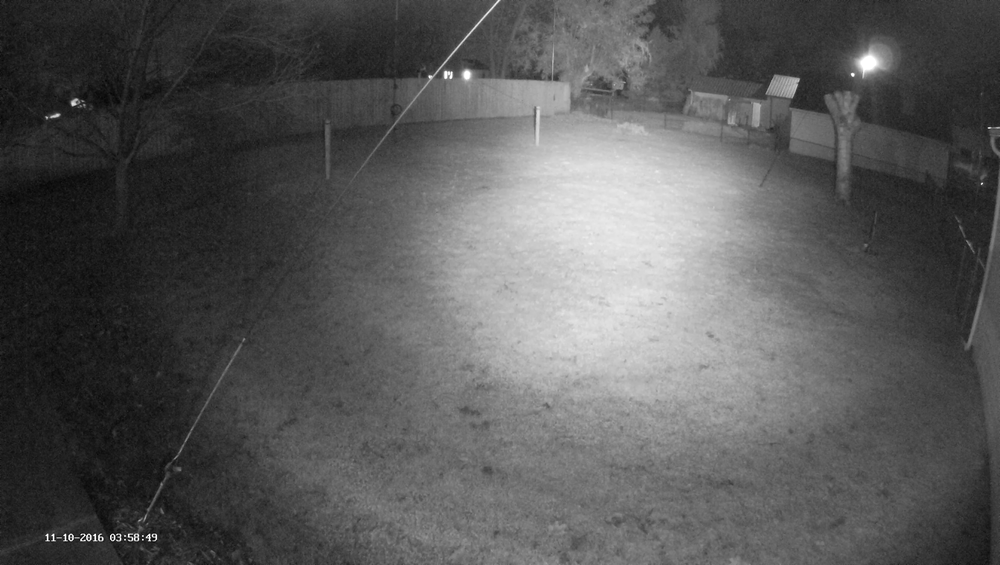
#> input picture test/1.png, 1000 x 565 px, shrunk from 2688 x 1520 before the run
$ python allFunc.py
#> lines starting #> are read from the running program, lines starting #| are printed output that depends on the picture; long printed decimals are rounded
import numpy as np
import matplotlib.pyplot as plt
import matplotlib.image as mpimg
import math
import cv2
from PIL import Image
import numpy as np
import matplotlib.pyplot as plt
from PIL import Image


def co_occurrence_matrix(img):

    # Convert the image to a NumPy array
    pixel_array = np.array(img)

    # Reshape the 1D array to a 2D array
    height, width = img.size
    pixArr = pixel_array

    # Verify the shape of the 2D array
    print("Reshaped Shape:", pixArr.shape)

    COoccurrenceMatrix = np.zeros((256, 256), dtype=np.uint32)


    for x in range(pixArr.shape[0]):
        for y in range(pixArr.shape[1]):
            if x + 1 < pixArr.shape[0]:
                val1 = pixArr[x][y]
                val2 = pixArr[x + 1][y]
                COoccurrenceMatrix[val1][val2] += 1

    return COoccurrenceMatrix

def contrast(matrix):
  i=0
  j=0
  first=0
  second=0
  for i in range(255):
    for j in range(255):
      first+=matrix[i][j]* abs(i-j)
  for i in range(255):
    for j in range(255):
     second+= abs(i-j)

  contrast = first/second
  return contrast

#------------------------------------------------------------------------------------------------

def calculate_histogram(image_array):

    histogram = [0] * 256

    for i in range(len(image_array)):
        for j in range(len(image_array[0])):
            pixel_value = image_array[i][j]
            histogram[pixel_value] += 1

    return histogram


def calculate_cumulative_histogram(histogram):
    cumulative_histogram = [0] * len(histogram)
    cumulative_histogram[0] = histogram[0]

    for i in range(1, len(histogram)):
        cumulative_histogram[i] = cumulative_histogram[i - 1] + histogram[i]

    return cumulative_histogram


def get_color_at_percentage(cumulative_histogram, percentage):
    total_pixels = cumulative_histogram[-1]
    target_value = percentage * total_pixels / 100

    for i in range(len(cumulative_histogram)):
        if cumulative_histogram[i] >= target_value:
            lower_index = i
            break

    for i in range(len(cumulative_histogram) - 1, -1, -1):
        if cumulative_histogram[i] <= (total_pixels - target_value):
            upper_index = i
            break


    lower_intensity = lower_index
    upper_intensity = upper_index

    return lower_intensity, upper_intensity

#------------------------------------------------------------------------------------------------
# [45 lines left out: functions StretchContrast, EqualizeHistogram, not called in this run]


def GrayScaleTransformation(img, x1, x2, y1, y2):

    if x1 >= x2 or y1 >= y2:
        print("Error: x1 must be less than x2 and y1 must be less than y2")
        return img

    for i in range(len(img)):
        for j in range (len(img[i])):
            pixel_value = img[i][j]
            if pixel_value < x1:
                img[i][j] = int (pixel_value * (y1/x1))
            elif x1 <= pixel_value <= x2:
                img[i][j] = int(((pixel_value - x1) * ((y2-y1)/(x2-x1))) + y1)
            else:
                img[i][j] = int(((pixel_value - x2) * ((255-y2)/(255-x2))) + y2)

    return img
#------------------------------------------------------------------------------------------------
#main function
if __name__ == "__main__":

    # Enter the image path
    image_path = "test/1.png"

    im = Image.open(image_path)
#> im is the input picture: PIL image 1000x565 L; min 0, max 255, mean 88.2
    gray_scale = im.convert("L")
    image_array = [[gray_scale.getpixel((i, j)) for j in range(im.size[1])] for i in range(im.size[0])]
#> image_array = 1000 items

    #Calculate the co-occurrence matrix
    co_occurrence_matrix = co_occurrence_matrix(im)
#| Reshaped Shape: (565, 1000)
#> after the loop in co_occurrence_matrix, `for x in range(pixArr.shape[0]):`:
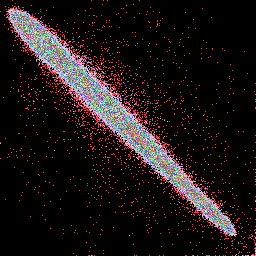
#> COoccurrenceMatrix: shape (256, 256) uint32; 537 distinct labels, from 0 to 673; one colour per label, 0 black
    print("Co-Occurrence matrix of the test image: ")
    print(co_occurrence_matrix)
#> (printed output is left out)

    #Calculate the contrast of the co-occurrence matrix
    contrast = contrast(co_occurrence_matrix)
#> after the loop in contrast, `for i in range(255):`: first = 1982759
#> in contrast, `contrast = first/second`: contrast = 0.359
#> contrast = 0.359
    print("Contrast of the co-occurrence matrix: ")
    print(contrast)
#| 0.3587

    #Calculate the histogram
    histogram = calculate_histogram(image_array)
#> after the loop in calculate_histogram, `for i in range(len(image_array)):`: histogram = 256 values, max 6483 at index 32, min 0 at index 1, mean 2207
    #print("Histogram (1D array):", histogram)

    #Calculate the cumulative histogram
    cumulative_histogram = calculate_cumulative_histogram(histogram)
#> in calculate_cumulative_histogram, `cumulative_histogram = [0] * len(histogram)`: cumulative_histogram = 256 values from 0 to 0
#> after the loop in calculate_cumulative_histogram, `for i in range(1, len(histogram)):`: cumulative_histogram = 256 values from 5 to 565000
#> cumulative_histogram = 256 values from 5 to 565000
    #print("Cumulative Histogram:", cumulative_histogram)

    #Calculate color intensity at a certain percentage
    percentage = 5
    lower_intensity, upper_intensity = get_color_at_percentage(cumulative_histogram, percentage)
#> in get_color_at_percentage, `total_pixels = cumulative_histogram[-1]`: total_pixels = 565000
#> in get_color_at_percentage, `target_value = percentage * total_pixels / 100`: target_value = 28250
#> the loop in get_color_at_percentage, `for i in range(len(cumulative_histogram)):` made 27 passes
#> lower_index on pass 27: 26
#> the loop in get_color_at_percentage, `for i in range(len(cumulative_histogram) - 1, -1, -1):` made 56 passes
#> (i, upper_index) on pass 56: (200, 200)
#> i on passes 1 to 6: 255, 254, 253, 252, 251, 250
#> in get_color_at_percentage, `lower_intensity = lower_index`: lower_intensity = 26
#> in get_color_at_percentage, `upper_intensity = upper_index`: upper_intensity = 200
#> lower_intensity = 26; upper_intensity = 200
    print("Lower Intensity:", lower_intensity)
#| Lower Intensity: 26
    print("Upper Intensity:", upper_intensity)
#| Upper Intensity: 200

    # [15 lines of commented-out code are left out]
    transformed_image = GrayScaleTransformation(image_array, lower_intensity, upper_intensity, 10, 200)
#> after the loop in GrayScaleTransformation, `for i in range(len(img)):`: img = 1000 items
#> transformed_image = 1000 items
    transformed_image = np.transpose(transformed_image)
    plt.subplot(121), plt.imshow(gray_scale, cmap='gray'), plt.title('Original Image')
    plt.subplot(122), plt.imshow(transformed_image, cmap='gray'), plt.title('Transformed Image')
    plt.show()
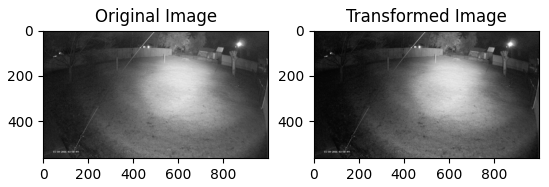
#> figure drawn by matplotlib, 2 panels

    pass

$ run again, with test/2.png copied over test/1.png
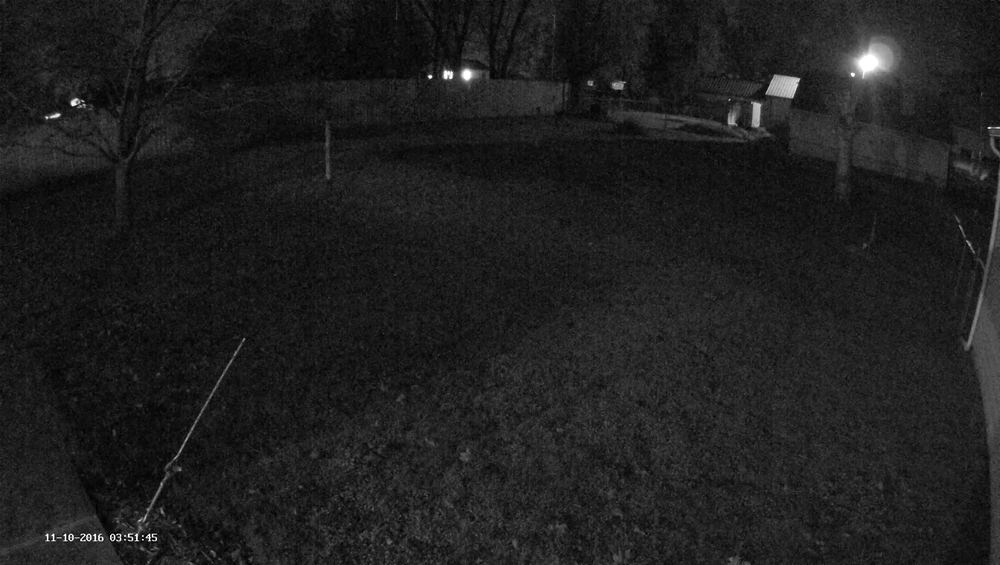
#> input picture test/2.png, 1000 x 565 px, shrunk from 2688 x 1520 before the run
#> im is the input picture: PIL image 1000x565 L; min 0, max 255, mean 31
#> image_array = 1000 items
#| Reshaped Shape: (565, 1000)
#> after the loop in co_occurrence_matrix, `for x in range(pixArr.shape[0]):`:
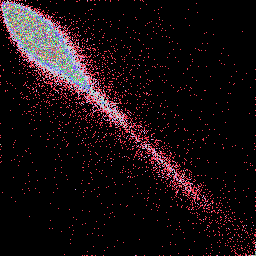
#> COoccurrenceMatrix: shape (256, 256) uint32; 699 distinct labels, from 0 to 1859; one colour per label, 0 black
#> (printed output is left out)
#> after the loop in contrast, `for i in range(255):`: first = 2750617
#> in contrast, `contrast = first/second`: contrast = 0.498
#| 0.4977
#> after the loop in calculate_histogram, `for i in range(len(image_array)):`: histogram = 256 values, max 21105 at index 25, min 3 at index 215, mean 2207
#> in calculate_cumulative_histogram, `cumulative_histogram = [0] * len(histogram)`: cumulative_histogram = 256 values from 0 to 0
#> after the loop in calculate_cumulative_histogram, `for i in range(1, len(histogram)):`: cumulative_histogram = 256 values from 32 to 565000
#> total_pixels = 565000
#> target_value = 28250
#> the loop in get_color_at_percentage, `for i in range(len(cumulative_histogram)):` made 15 passes
#> lower_index on pass 15: 14
#> the loop in get_color_at_percentage, `for i in range(len(cumulative_histogram) - 1, -1, -1):` made 204 passes
#> upper_index on pass 204: 52
#> in get_color_at_percentage, `lower_intensity = lower_index`: lower_intensity = 14
#> in get_color_at_percentage, `upper_intensity = upper_index`: upper_intensity = 52
#> `lower_intensity, upper_intensity = get_color_at_percentage(cumulative_..`: lower_intensity = 14; upper_intensity = 52
#| Lower Intensity: 14
#| Upper Intensity: 52
#> after the loop in GrayScaleTransformation, `for i in range(len(img)):`: img = 1000 items
#> `plt.show()`:
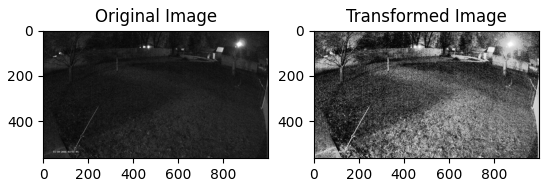
#> figure drawn by matplotlib, 2 panels

$ run again, with test/3.png copied over test/1.png
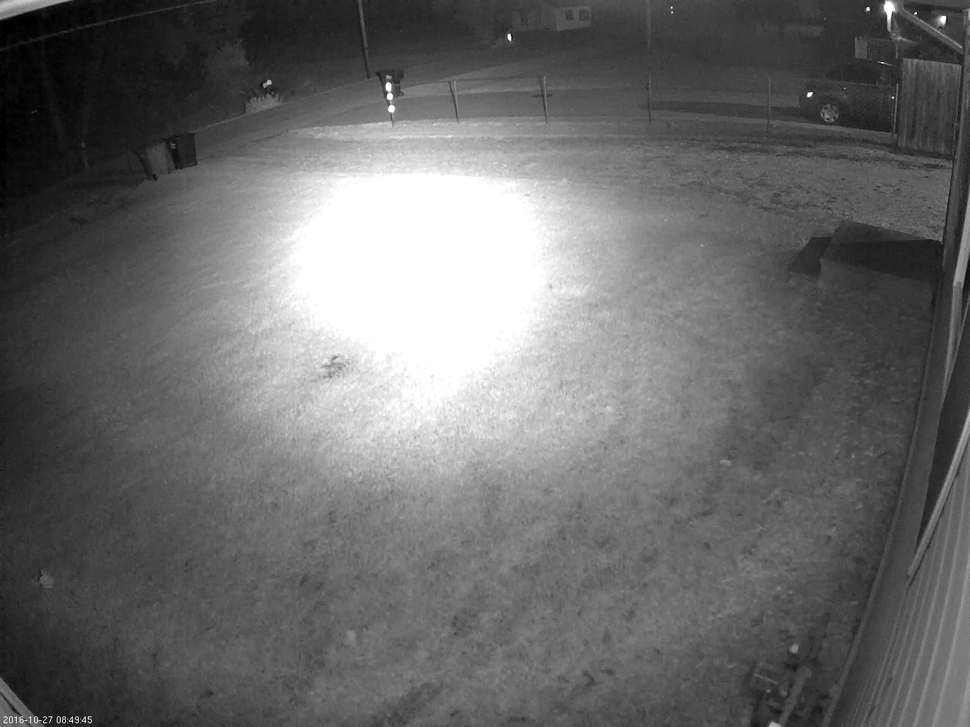
#> input picture test/3.png, 970 x 727 px, shrunk from 1280 x 960 before the run
#> im is the input picture: PIL image 970x727 L; min 0, max 255, mean 105.6
#> image_array = 970 items
#| Reshaped Shape: (727, 970)
#> after the loop in co_occurrence_matrix, `for x in range(pixArr.shape[0]):`:
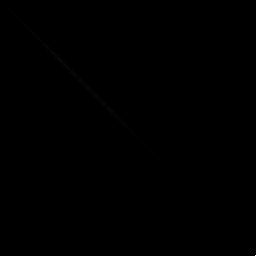
#> COoccurrenceMatrix: shape (256, 256) uint32; min 0, max 37606, mean 10.7; drawn with min black and max white
#> (printed output is left out)
#> after the loop in contrast, `for i in range(255):`: first = 1774156
#> in contrast, `contrast = first/second`: contrast = 0.321
#| 0.321
#> after the loop in calculate_histogram, `for i in range(len(image_array)):`: histogram = 256 values, max 38601 at index 255, min 266 at index 1, mean 2754.6
#> in calculate_cumulative_histogram, `cumulative_histogram = [0] * len(histogram)`: cumulative_histogram = 256 values from 0 to 0
#> after the loop in calculate_cumulative_histogram, `for i in range(1, len(histogram)):`: cumulative_histogram = 256 values from 348 to 705190
#> total_pixels = 705190
#> target_value = 35259.5
#> the loop in get_color_at_percentage, `for i in range(len(cumulative_histogram)):` made 31 passes
#> lower_index on pass 31: 30
#> the loop in get_color_at_percentage, `for i in range(len(cumulative_histogram) - 1, -1, -1):` made 2 passes
#> (i, upper_index) on pass 2: (254, 254)
#> in get_color_at_percentage, `lower_intensity = lower_index`: lower_intensity = 30
#> in get_color_at_percentage, `upper_intensity = upper_index`: upper_intensity = 254
#> `lower_intensity, upper_intensity = get_color_at_percentage(cumulative_..`: lower_intensity = 30; upper_intensity = 254
#| Lower Intensity: 30
#| Upper Intensity: 254
#> after the loop in GrayScaleTransformation, `for i in range(len(img)):`: img = 970 items
#> `plt.show()`:
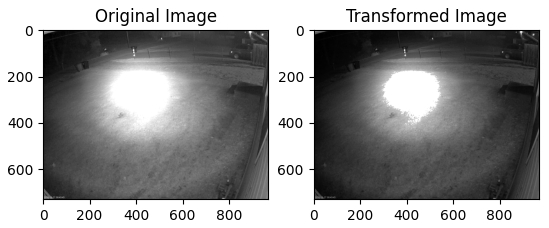
#> figure drawn by matplotlib, 2 panels
